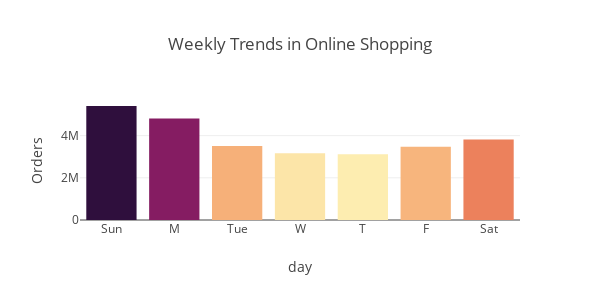

This figure's notebook cell:
### Code cell
#Similarly, added interactive chart using Plotly
fig1 = px.bar(df_organic_orders_day_freq, x='day', y='count', color='count', 
                 color_continuous_scale= 'Matter', 
                 title ='Weekly Trends in Online Shopping')
fig1.update_traces(
            hovertemplate='<b>Hour:</b> %{x}<br><b>Orders:</b> %{y:,}<extra></extra>'
        )
        
fig1.update_coloraxes(showscale=False)
fig1.update_xaxes(tickmode='linear')
fig1.update_yaxes(title='Orders')
fig1.update_layout(height=300, width = 600)
fig1.show()

### Figure 1 — Plotly figure (JSON) as saved in the notebook; plotly's stock layout.template omitted (floating-point values rounded to 4 significant figures)
{"data": [{"alignmentgroup": "True", "hovertemplate": "<b>Hour:</b> %{x}<br><b>Orders:</b> %{y:,}<extra></extra>", "legendgroup": "", "marker": {"color": [5406146, 4816485, 3510797, 3165820, 3112905, 3479217, 3821986], "coloraxis": "coloraxis", "pattern": {"shape": ""}}, "name": "", "offsetgroup": "", "orientation": "v", "showlegend": false, "textposition": "auto", "type": "bar", "x": ["Sun", "M", "Tue", "W", "T", "F", "Sat"], "xaxis": "x", "y": [5406146, 4816485, 3510797, 3165820, 3112905, 3479217, 3821986], "yaxis": "y"}], "layout": {"barmode": "relative", "coloraxis": {"colorbar": {"title": {"text": "count"}}, "colorscale": [[0, "rgb(253, 237, 176)"], [0.09091, "rgb(250, 205, 145)"], [0.1818, "rgb(246, 173, 119)"], [0.2727, "rgb(240, 142, 98)"], [0.3636, "rgb(231, 109, 84)"], [0.4545, "rgb(216, 80, 83)"], [0.5455, "rgb(195, 56, 90)"], [0.6364, "rgb(168, 40, 96)"], [0.7273, "rgb(138, 29, 99)"], [0.8182, "rgb(107, 24, 93)"], [0.9091, "rgb(76, 21, 80)"], [1, "rgb(47, 15, 61)"]], "showscale": false}, "height": 300, "legend": {"tracegroupgap": 0}, "title": {"text": "Weekly Trends in Online Shopping"}, "width": 600, "xaxis": {"anchor": "y", "autorange": true, "domain": [0, 1], "range": [-0.5, 6.5], "tickmode": "linear", "title": {"text": "day"}, "type": "category"}, "yaxis": {"anchor": "x", "autorange": true, "domain": [0, 1], "range": [0, 5690680], "title": {"text": "Orders"}, "type": "linear"}}}
